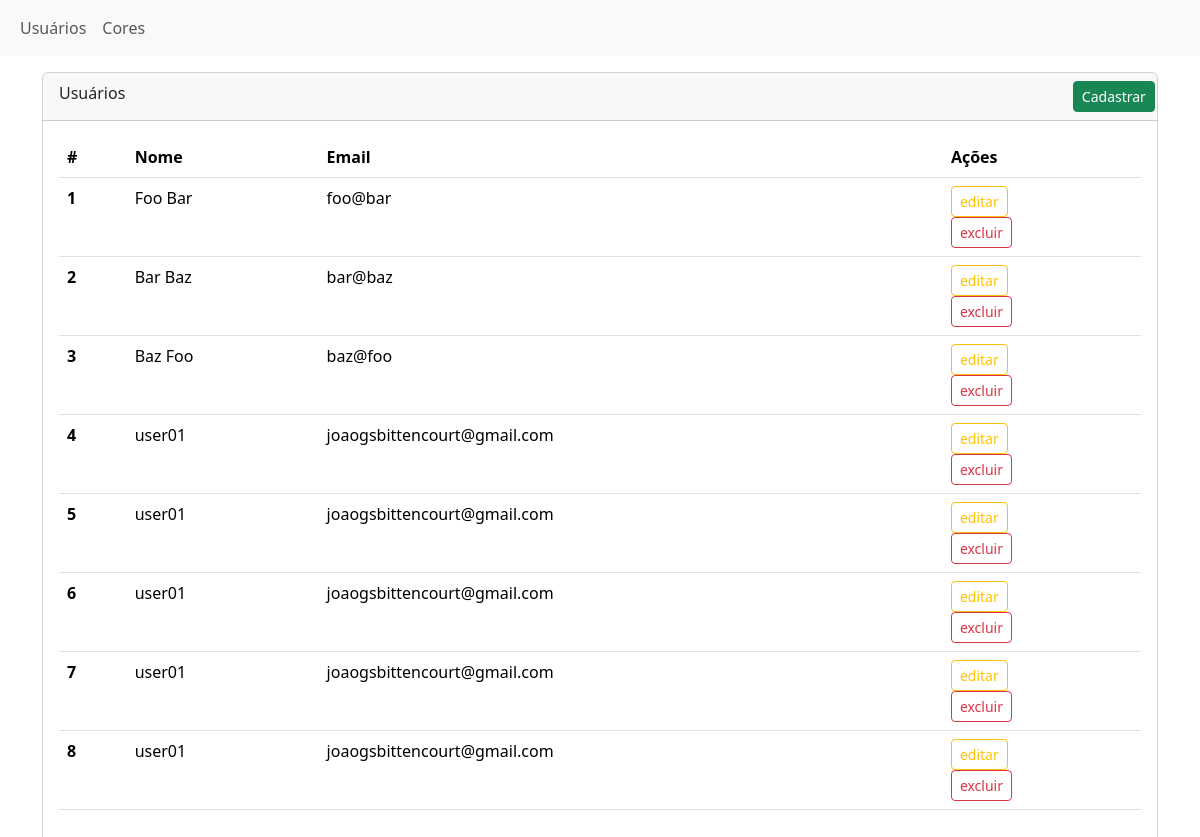
/users, run on an earlier commit of the app's database.
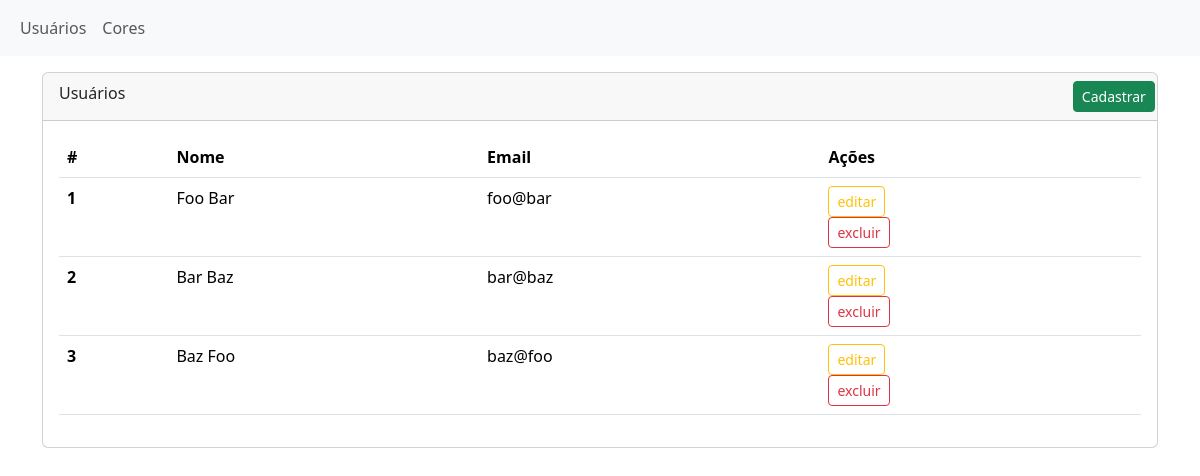
And on a later commit of the database.
### tables this page shows
CREATE TABLE users(
    id INTEGER PRIMARY KEY,
    name varchar(100) NOT NULL,
    email varchar(100) NOT NULL
);

### src/controllers/UsersController.php (called while the page is built, shortened)
<?php
class UsersController extends Controller
{
    public function index()
    {
        $this->render = 'users_list';
        $connection = new Connection();
        $users = $connection->query("SELECT * FROM users;");
    }
}

### src/controllers/Controller.php (called while the page is built, shortened)
<?php
class Controller
{
    public $data = [];
    public $render = '';
    private $defaultPathToViews = '/../views/';
    private $defaultExtensionViews = '.php';
    public function layout($data = [])
    {
        $file =  __dir__ . $this->defaultPathToViews . $this->render . $this->defaultExtensionViews;
        $viewData = array_merge($data, $this->data);
        extract($viewData);
        require $file;
        return ob_get_clean();
    }
}

### src/database/connection.php (called while the page is built, shortened)
<?php
class Connection
{
    private $databaseFile;
    private $connection;
    public function __construct()
    {
        $this->databaseFile = realpath(__DIR__ . "/db.sqlite");
    }
    private function connect()
    {
        $this->connection = new PDO("sqlite:{$this->databaseFile}");
        $this->connection->setAttribute(PDO::ATTR_ERRMODE, PDO::ERRMODE_EXCEPTION);
        return $this->connection;
    }
    public function getConnection()
    {
        return $this->connection ?: $this->connection = $this->connect();
    }
    public function query($query)
    {
        $result = $this->getConnection()->query($query);
        $result->setFetchMode(PDO::FETCH_OBJ);
        return $result->fetchAll();
    }
}

### index.php (called while the page is built, shortened)
<?php
$requestMethod = $_SERVER['REQUEST_METHOD'];
$requestPath = parse_url($_SERVER['REQUEST_URI'], PHP_URL_PATH);
$router = new Router();
$router->addRoute('GET', '/users', 'UsersController@index');
$router->addRoute('GET', '/users/create', 'UsersController@create');
$router->addRoute('POST', '/users/store', 'UsersController@store');
$router->addRoute('GET', '/users/edit/{id}', 'UsersController@edit');
$router->addRoute('POST', '/users/update/{id}', 'UsersController@update');
$router->addRoute('POST', '/users/delete/{id}', 'UsersController@delete');
$router->addRoute('GET', '/colors', 'ColorsController@index');
$router->addRoute('GET', '/colors/create', 'ColorsController@create');
$router->addRoute('POST', '/colors/store', 'ColorsController@store');
$router->addRoute('POST', '/colors/delete/{id}', 'ColorsController@delete');
$router->addRoute('GET', '/migrate', function () {
    migrator::migrate();
});
$router->addRoute('GET', '/seed', function () {
    migrator::seed();
});
$router->handleRequest($requestMethod, $requestPath);

### src/views/users_list.php (the view, shortened to what this page needs)
<!DOCTYPE html>
<html lang="br">
<head>
    <link href="https://cdn.jsdelivr.net/npm/bootstrap@5.3.3/dist/css/bootstrap.min.css" rel="stylesheet">
</head>
<body>
    <?php include __dir__ . '/navbar.php'; ?>
    <div class="container">
        <div class="card mt-3">
            <div class="card-header">
                <div class="row">
                    <div class="col-md-11">
                        Usuários
                    </div>
                    <div class="col-md-1">
                        <a href="/users/create" class="btn btn-sm btn-success text-decorator-none">
                            Cadastrar
                        </a>
                    </div>
                </div>
            </div>
            <div class="card-body">
                <table class="table">
                    <thead>
                        <tr>
                            <th>#</th>
                            <th>Nome</th>
                            <th>Email</th>
                            <th>Ações</th>
                        </tr>
                    </thead>
                    <tbody>
                        <?php
                        $trs = '';
                        $users = $users ?? [];
                        foreach ($users as $user) {
                            $trs .= '<tr>';
                            $trs .= '<th scope="row">' . $user->id . '</th>';
                            $trs .= '<td>' . $user->name . '</td>';
                            $trs .= '<td>' . $user->email . '</td>';
                            $trs .= '<td>
                            <a class="btn btn-sm btn-outline-warning" href="/users/edit/' . $user->id . '">editar</a>
                            <form action="/users/delete/' . $user->id . '" method="POST" >
                                <input type="hidden" value= "' . $user->id . '">
                                <button class="btn btn-sm btn-outline-danger" type="submit">excluir</button>
                            </form>
                            </td>';
                            $trs .= '</tr>';
                        }
                        echo empty($trs) ?
                            '<tr><td colspan="4" class="text-center"> Sem registros!<td></tr>' :
                            $trs;
                        ?>
                    </tbody>
                </table>
            </div>
        </div>
    </div>
</body>
</html>

### src/Router.php (shortened to what this page needs)
<?php
class Router
{
    private $routes = [];
    private $params = [];
    public function addRoute($method, $path, $handler)
    {
        $this->routes[$method][$path] = $handler;
    }
    public function handleRequest($method, $path)
    {
        try {
            $this->execute($method, $path);
        } catch (Exception $e) {
            $error['message'] = $e->getMessage();
            $error['type'] = 'danger text-center';
            echo require __dir__ . '/views/exception.php';
        }
    }
    private function execute($method, $path)
    {
        $routesMethod = $this->routes[$method] ?? [];
        foreach ($routesMethod as $route => $handler) {
            if ($this->routeMatches($route, $path)) {
                $this->executeHandler($handler);
                return;
            }
        }
        throw new Exception("Not Found.", 404);
    }
    private function routeMatches($route, $path)
    {
        $routePattern = preg_replace('/\{(\w+)\}/', '(?P<$1>\w+)', $route);
        $routePattern = str_replace('/', '\/', $routePattern);
        $routePattern = '/^' . $routePattern . '$/';
        if (preg_match($routePattern, $path, $matches)) {
            $this->params = $matches;
            return true;
        }
        return false;
    }
    private function executeHandler($handler)
    {
        list($controller, $action) = explode('@', $handler);
        $controllerInstance = new $controllerWithNameSpace();
        $controllerInstance->data['request'] = $this->getRequestData();
        $controllerInstance->$action($this->params);
        echo $controllerInstance->layout();
    }
    private function getRequestData()
    {
        switch ($this->getMethod()) {
            case 'GET':
                return $_GET;
        }
    }
    public function getMethod()
    {
        return $_SERVER['REQUEST_METHOD'];
    }
}

### src/views/navbar.php
<nav class="navbar navbar-expand-lg bg-body-tertiary">
    <div class="container-fluid">
        <div class="collapse navbar-collapse" id="navbarSupportedContent">
            <ul class="navbar-nav me-auto mb-2 mb-lg-0">
                <li class="nav-item ">
                    <a class="nav-link btn btn-outline-primary" aria-current="page" href="/users">Usuários</a>
                </li>
                <li class="nav-item">
                    <a class="nav-link btn btn-outline-primary" aria-current="page" href="/colors">Cores</a>
                </li>
            </ul>
        </div>
    </div>
</nav>

What changed in the data, as far as the page shows it:
removed users: id "4", name "user01", email "joaogsbittencourt@gmail.com"
removed users: id "5", name "user01", email "joaogsbittencourt@gmail.com"
removed users: id "6", name "user01", email "joaogsbittencourt@gmail.com"
removed users: id "7", name "user01", email "joaogsbittencourt@gmail.com"
removed users: id "8", name "user01", email "joaogsbittencourt@gmail.com"
